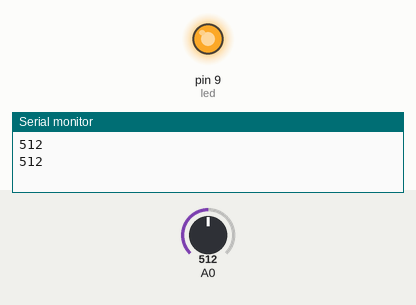
The sketch below on a simulated Arduino Uno, built with avr-gcc and run on an emulated ATmega328P. On the bench: output pins drawn as LEDs (lit = HIGH), the last lines printed to the serial monitor. The inputs (shaded band) are chosen by the test bench; at power-on: A0 = 512.

Above: at 3.8 s.
3.9 s: A0 set to 0
At 6.7 s:
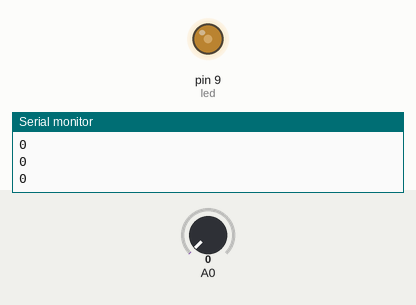
7.8 s: A0 set to 122
At 8.34 s:
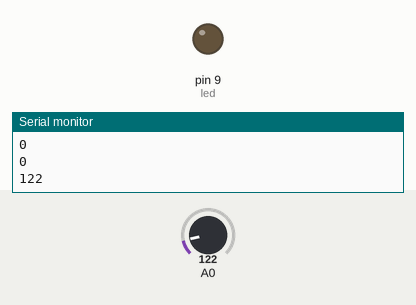
Timing chart, 0 to 17.1 s (numbered marks = the images above; inputs shaded):
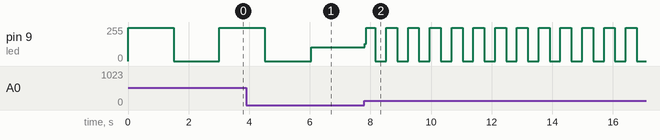

Measured:
- after the input at 7.8 s, pin 9 (led): 104/255 → 131/255 at once, then repeats every 0.67 s: 250/255 0.31 s, 0/255 0.36 s

The sketch:

Ejercicio_10.ino
```cpp
int led=9;
int i=0;
int tiempo=0;

void setup() {
  pinMode(led, OUTPUT);
  Serial.begin(9600);
}

void loop() {
  int potValue = analogRead(A0);
  tiempo= map(potValue, 0, 1024, 0, 3000);
  Serial.println(potValue);
  for(i; i<=250; i++)
  {
    analogWrite(led, i);
  }
  delay(tiempo);
  for(i; i>=0; i--)
  {
    analogWrite(led, i);
  }
  delay(tiempo);


}
```
